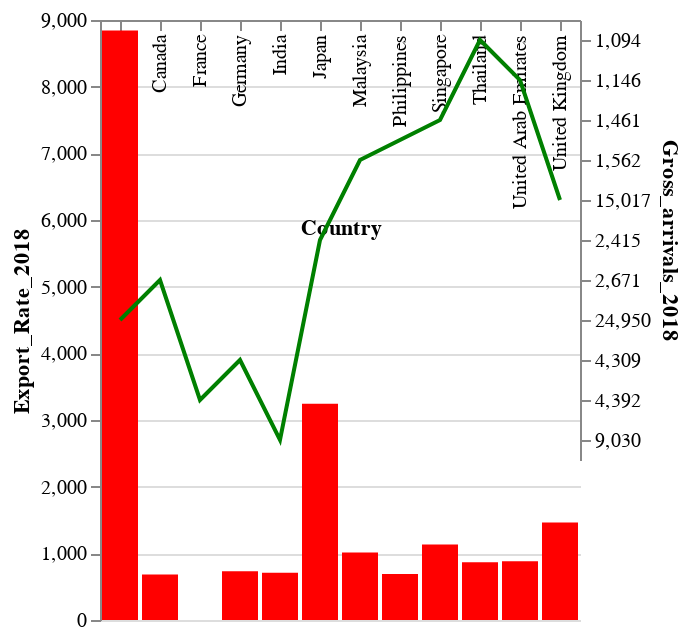

The cell this chart's notebook holds for it:
### Code cell
@vlplot() + @vlplot(mark={:bar, color=:red}, data=export_final_data, x=:Country, y=:Export_Rate_2018) +
@vlplot(mark={:line, color=:green}, data=Import_final_data, x=:Country, y=:Gross_arrivals_2018)

### Figure 1 — Vega-Lite specification as saved in the notebook (floating-point values rounded to 4 significant figures)
{"layer": [{"data": {"values": [{"Column1": 2, "Country": "Australia", "Export_Rate_2018": 8843.0, "Export_Rate_2019": 8973.0, "Gross_arrivals_2014": "19,549", "Gross_arrivals_2015": "23,275", "Gross_arrivals_2016": "25,273", "Gross_arrivals_2017": "25,783", "Gross_arrivals_2018": "24,950", "change_percent": 1.5}, {"Column1": 4, "Country": "Japan", "Export_Rate_2018": 3245.0, "Export_Rate_2019": 3488.0, "Gross_arrivals_2014": "1,947", "Gross_arrivals_2015": "2,126", "Gross_arrivals_2016": "2,273", "Gross_arrivals_2017": "2,456", "Gross_arrivals_2018": "2,415", "change_percent": 7.5}, {"Column1": 6, "Country": "United Kingdom", "Export_Rate_2018": 1463.0, "Export_Rate_2019": 1549.0, "Gross_arrivals_2014": "13,938", "Gross_arrivals_2015": "13,680", "Gross_arrivals_2016": "13,379", "Gross_arrivals_2017": "14,373", "Gross_arrivals_2018": "15,017", "change_percent": 5.9}, {"Column1": 7, "Country": "Singapore", "Export_Rate_2018": 1132.0, "Export_Rate_2019": 1274.0, "Gross_arrivals_2014": "934", "Gross_arrivals_2015": "1,021", "Gross_arrivals_2016": "1,367", "Gross_arrivals_2017": "1,429", "Gross_arrivals_2018": "1,461", "change_percent": 12.5}, {"Column1": 10, "Country": "Malaysia", "Export_Rate_2018": 1012.0, "Export_Rate_2019": 1019.0, "Gross_arrivals_2014": "1,083", "Gross_arrivals_2015": "1,177", "Gross_arrivals_2016": "1,287", "Gross_arrivals_2017": "1,535", "Gross_arrivals_2018": "1,562", "change_percent": 0.7}, {"Column1": 12, "Country": "Thailand", "Export_Rate_2018": 865.5, "Export_Rate_2019": 947.5, "Gross_arrivals_2014": "817", "Gross_arrivals_2015": "825", "Gross_arrivals_2016": "1,089", "Gross_arrivals_2017": "1,236", "Gross_arrivals_2018": "1,094", "change_percent": 9.5}, {"Column1": 14, "Country": "Germany", "Export_Rate_2018": 733.1, "Export_Rate_2019": 841.9, "Gross_arrivals_2014": "3,295", "Gross_arrivals_2015": "3,564", "Gross_arrivals_2016": "3,906", "Gross_arrivals_2017": "4,459", "Gross_arrivals_2018": "4,309", "change_percent": 14.8}, {"Column1": 15, "Country": "United Arab Emirates", "Export_Rate_2018": 881.7, "Export_Rate_2019": 812.1, "Gross_arrivals_2014": "523", "Gross_arrivals_2015": "665", "Gross_arrivals_2016": "752", "Gross_arrivals_2017": "989", "Gross_arrivals_2018": "1,146", "change_percent": -7.9}, {"Column1": 16, "Country": "Philippines", "Export_Rate_2018": 688.9, "Export_Rate_2019": 790.5, "Gross_arrivals_2014": "2,660", "Gross_arrivals_2015": "3,890", "Gross_arrivals_2016": "5,393", "Gross_arrivals_2017": "4,918", "Gross_arrivals_2018": "5,223", "change_percent": 14.7}, {"Column1": 18, "Country": "Canada", "Export_Rate_2018": 682.7, "Export_Rate_2019": 726.2, "Gross_arrivals_2014": "1,870", "Gross_arrivals_2015": "2,166", "Gross_arrivals_2016": "2,463", "Gross_arrivals_2017": "2,508", "Gross_arrivals_2018": "2,671", "change_percent": 6.4}, {"Column1": 19, "Country": "India", "Export_Rate_2018": 707.2, "Export_Rate_2019": 715.2, "Gross_arrivals_2014": "6,704", "Gross_arrivals_2015": "11,303", "Gross_arrivals_2016": "14,490", "Gross_arrivals_2017": "10,255", "Gross_arrivals_2018": "9,030", "change_percent": 1.1}]}, "encoding": {"x": {"field": "Country", "type": "nominal"}, "y": {"field": "Export_Rate_2018", "type": "quantitative"}}, "mark": {"color": "red", "type": "bar"}}, {"data": {"values": [{"Column1": 2, "Country": "Australia", "Gross_arrivals_2014": "19,549", "Gross_arrivals_2015": "23,275", "Gross_arrivals_2016": "25,273", "Gross_arrivals_2017": "25,783", "Gross_arrivals_2018": "24,950", "Import_Rate_2018": 6970.0, "Import_Rate_2019": 7269.0, "change_percent": 4.3}, {"Column1": 4, "Country": "Japan", "Gross_arrivals_2014": "1,947", "Gross_arrivals_2015": "2,126", "Gross_arrivals_2016": "2,273", "Gross_arrivals_2017": "2,456", "Gross_arrivals_2018": "2,415", "Import_Rate_2018": 4139.0, "Import_Rate_2019": 4454.0, "change_percent": 7.6}, {"Column1": 5, "Country": "Germany", "Gross_arrivals_2014": "3,295", "Gross_arrivals_2015": "3,564", "Gross_arrivals_2016": "3,906", "Gross_arrivals_2017": "4,459", "Gross_arrivals_2018": "4,309", "Import_Rate_2018": 3051.0, "Import_Rate_2019": 3207.0, "change_percent": 5.1}, {"Column1": 6, "Country": "United Arab Emirates", "Gross_arrivals_2014": "523", "Gross_arrivals_2015": "665", "Gross_arrivals_2016": "752", "Gross_arrivals_2017": "989", "Gross_arrivals_2018": "1,146", "Import_Rate_2018": 1883.0, "Import_Rate_2019": 2965.0, "change_percent": 57.5}, {"Column1": 8, "Country": "Thailand", "Gross_arrivals_2014": "817", "Gross_arrivals_2015": "825", "Gross_arrivals_2016": "1,089", "Gross_arrivals_2017": "1,236", "Gross_arrivals_2018": "1,094", "Import_Rate_2018": 2662.0, "Import_Rate_2019": 2777.0, "change_percent": 4.3}, {"Column1": 9, "Country": "Singapore", "Gross_arrivals_2014": "934", "Gross_arrivals_2015": "1,021", "Gross_arrivals_2016": "1,367", "Gross_arrivals_2017": "1,429", "Gross_arrivals_2018": "1,461", "Import_Rate_2018": 1938.0, "Import_Rate_2019": 2176.0, "change_percent": 12.2}, {"Column1": 10, "Country": "Malaysia", "Gross_arrivals_2014": "1,083", "Gross_arrivals_2015": "1,177", "Gross_arrivals_2016": "1,287", "Gross_arrivals_2017": "1,535", "Gross_arrivals_2018": "1,562", "Import_Rate_2018": 1897.0, "Import_Rate_2019": 2131.0, "change_percent": 12.4}, {"Column1": 11, "Country": "United Kingdom", "Gross_arrivals_2014": "13,938", "Gross_arrivals_2015": "13,680", "Gross_arrivals_2016": "13,379", "Gross_arrivals_2017": "14,373", "Gross_arrivals_2018": "15,017", "Import_Rate_2018": 1763.0, "Import_Rate_2019": 1801.0, "change_percent": 2.1}, {"Column1": 13, "Country": "France", "Gross_arrivals_2014": "2,374", "Gross_arrivals_2015": "3,334", "Gross_arrivals_2016": "3,767", "Gross_arrivals_2017": "4,227", "Gross_arrivals_2018": "4,392", "Import_Rate_2018": 1023.0, "Import_Rate_2019": 1161.0, "change_percent": 13.4}, {"Column1": 17, "Country": "India", "Gross_arrivals_2014": "6,704", "Gross_arrivals_2015": "11,303", "Gross_arrivals_2016": "14,490", "Gross_arrivals_2017": "10,255", "Gross_arrivals_2018": "9,030", "Import_Rate_2018": 639.6, "Import_Rate_2019": 734.3, "change_percent": 14.8}, {"Column1": 18, "Country": "Canada", "Gross_arrivals_2014": "1,870", "Gross_arrivals_2015": "2,166", "Gross_arrivals_2016": "2,463", "Gross_arrivals_2017": "2,508", "Gross_arrivals_2018": "2,671", "Import_Rate_2018": 663.6, "Import_Rate_2019": 729.5, "change_percent": 9.9}]}, "encoding": {"x": {"field": "Country", "type": "nominal"}, "y": {"field": "Gross_arrivals_2018", "type": "nominal"}}, "mark": {"color": "green", "type": "line"}}]}
